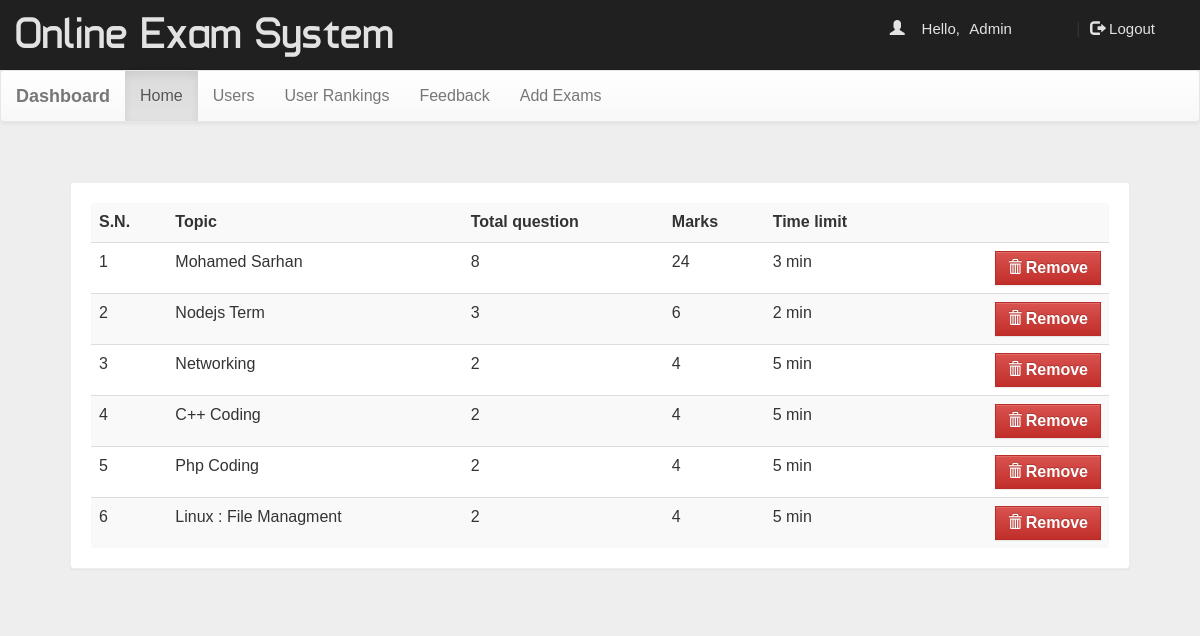
The page /test/dash.php?q=0 (signed in) on the database its author committed.
### tables this page shows
CREATE TABLE `quiz` (
  `eid` text NOT NULL,
  `title` varchar(100) NOT NULL,
  `sahi` int(11) NOT NULL,
  `wrong` int(11) NOT NULL,
  `total` int(11) NOT NULL,
  `time` bigint(20) NOT NULL,
  `intro` text NOT NULL,
  `tag` varchar(100) NOT NULL,
  `date` timestamp NOT NULL DEFAULT current_timestamp() ON UPDATE current_timestamp()
);

### test/dash.php (the view, shortened to what this page needs)
<!DOCTYPE html PUBLIC "-//W3C//DTD XHTML 1.0 Transitional//EN" "http://www.w3.org/TR/xhtml1/DTD/xhtml1-transitional.dtd">
<html xmlns="http://www.w3.org/1999/xhtml">
<head>
<link  rel="stylesheet" href="css/bootstrap.min.css"/>
 <link  rel="stylesheet" href="css/bootstrap-theme.min.css"/>
 <link rel="stylesheet" href="css/main.css">
 <link  rel="stylesheet" href="css/font.css">
</head>
<body  style="background:#eee;">
<div class="header">
<div class="row">
<div class="col-lg-6">
<span class="logo">Online Exam System</span></div>
<?php
 include_once 'dbConnection.php';
  if(!(isset($_SESSION['email']))){
header("location:index.php");
}
else
{
$name = $_SESSION['name'];
echo '<span class="pull-right top title1" ><span class="log1"><span class="glyphicon glyphicon-user" aria-hidden="true"></span>&nbsp;&nbsp;&nbsp;&nbsp;Hello,</span> <a href="#" class="log log1">'.$name.'</a>&nbsp;|&nbsp;<a href="logout.php?q=account.php" class="log"><span class="glyphicon glyphicon-log-out" aria-hidden="true"></span>&nbsp;Logout</button></a></span>';
}?>
</div></div>
<nav class="navbar navbar-default title1">
  <div class="container-fluid">
    <div class="navbar-header">
      <a class="navbar-brand" href="dash.php?q=0"><b>Dashboard</b></a>
    </div>
    <div class="collapse navbar-collapse" id="bs-example-navbar-collapse-1">
      <ul class="nav navbar-nav">
        <li <?php if(@$_GET['q']==0) echo'class="active"'; ?>><a href="dash.php?q=0">Home<span class="sr-only">(current)</span></a></li>
        <li <?php if(@$_GET['q']==1) echo'class="active"'; ?>><a href="dash.php?q=1">Users</a></li>
		<li <?php if(@$_GET['q']==2) echo'class="active"'; ?>><a href="dash.php?q=2">User Rankings</a></li>
    <li <?php if(@$_GET['q']==3) echo'class="active"'; ?>><a href="dash.php?q=3">Feedback</a></li>
    <li <?php if(@$_GET['q']==4) echo'class="active"'; ?>><a href="dash.php?q=4">Add Exams</a></li>
      </ul>
          </div>
  </div>
</nav>
<div class="container">
<div class="row">
<div class="col-md-12">
<?php if(@$_GET['q']==0) {
$result = mysqli_query($con,"SELECT * FROM quiz ORDER BY date DESC") or die('Error');
echo  '<div class="panel"><table class="table table-striped title1">
<tr><td><b>S.N.</b></td><td><b>Topic</b></td><td><b>Total question</b></td><td><b>Marks</b></td><td><b>Time limit</b></td><td></td></tr>';
$c=1;
while($row = mysqli_fetch_array($result)) {
	$title = $row['title'];
	$total = $row['total'];
	$sahi = $row['sahi'];
    $time = $row['time'];
	$eid = $row['eid'];
	echo '<tr><td>'.$c++.'</td><td>'.$title.'</td><td>'.$total.'</td><td>'.$sahi*$total.'</td><td>'.$time.'&nbsp;min</td>
	<td><b><a href="update.php?q=rmquiz&eid='.$eid.'" class="pull-right btn btn-danger" style="margin:0px; border-radius:0%;"><span class="glyphicon glyphicon-trash"  aria-hidden="true"></span>&nbsp;<span class="title1"><b>Remove</b></span></a></b></td></tr>';
}
echo '</table></div>';
}
?>
</div>
</div></div>
</body>
</html>

### test/css/main.css (style rules this page uses)
body { overflow-x: hidden; width: 100%; font: 15px "Century Gothic", "Times Roman", sans-serif; background: #eee; min-height: 550px; background-attachment: fixed; }
.panel { border-color: #eee; margin: 40px; padding: 20px; font: 15px "Century Gothic", "Times Roman", sans-serif; }
.header { background: #202020; height: 70px; }
.logo { font-family: "typo"; font-size: 45px; color: #e2e2e2; margin: 15px; }
.title1 { font: 16px "Century Gothic", "Times Roman", sans-serif; }
.top { margin-top: 20px; }
.log1 { font: 15px "Ubuntu", sans-serif; color: #e2e2e2; margin-left: 10px; }
.log { margin: 10px; margin-right: 60px; margin-left: 5px; color: #e2e2e2; text-decoration: none; font-size: 20px; font-size: 15px; }

### rows shown on the page
quiz: title "Mohamed Sarhan", total "8", $sahi*$total "24", time "3"
quiz: title "Nodejs Term", total "3", $sahi*$total "6", time "2"
quiz: title "Networking", total "2", $sahi*$total "4", time "5"
quiz: title "C++ Coding", total "2", $sahi*$total "4", time "5"
quiz: title "Php Coding", total "2", $sahi*$total "4", time "5"
quiz: title "Linux : File Managment", total "2", $sahi*$total "4", time "5"

### other values the page prints
$name "Admin"
